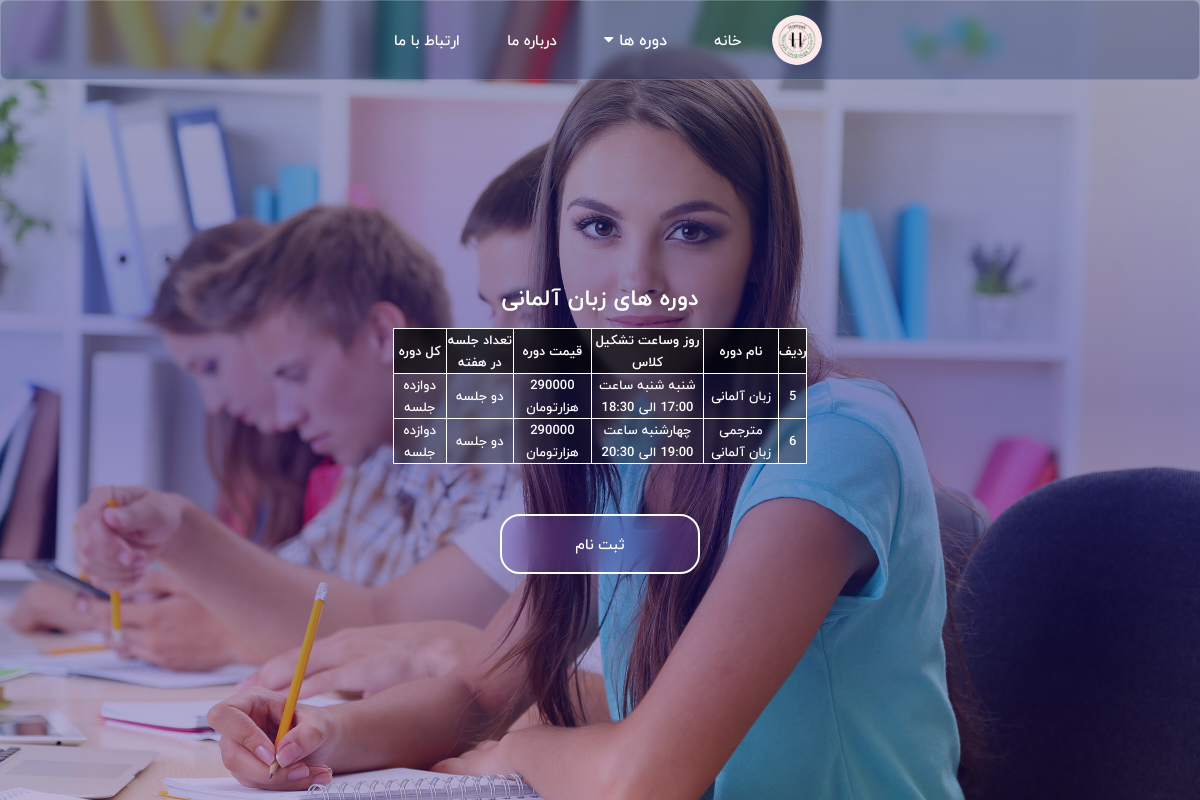
The app's page /Germany.php with its own data.
### tables this page shows
CREATE TABLE `courses` (
  `id_Crs` int(11) NOT NULL COMMENT ' ',
  `Course_Name` text NOT NULL COMMENT 'نام دوره',
  `Day_of_Hold` text NOT NULL COMMENT 'روز و تشکیل کلاس',
  `Cost` text NOT NULL COMMENT 'هزینه دوره',
  `Count_of_Week` text NOT NULL COMMENT 'تعداد جلسات در هفته',
  `Course_of_Length` text NOT NULL COMMENT 'طول دوره'
);

### Germany.php (the view, shortened to what this page needs)
<!DOCTYPE html>
<html lang="en">
<head>
</head>
<body>
    <?php include 'NavBar.php' ?>
    <section class="hero">
        <div class="hero-inner">
            <h1>دوره های زبان آلمانی</h1>
            <div class="container-bcontent">
                <table class="table table-dark table-striped">
                    <thead>
                        <tr>
                            <th>ردیف</th>
                            <th>نام دوره</th>
                            <th>روز وساعت تشکیل کلاس</th>
                            <th>قیمت دوره</th>
                            <th>تعداد جلسه در هفته</th>
                            <th>کل دوره</th>
                        </tr>
                    </thead>
                    <tbody>
                        <?php
                        require("Server.php");
                        $query = "SELECT * FROM courses WHERE Course_NAME LIKE N'%آلمانی%'";
                        $result = mysqli_query($con, $query) or die(mysqli_error($con));
                        while ($row = mysqli_fetch_array($result, MYSQLI_ASSOC)) {
                        ?>
                            <tr class="table-dark">
                                <td><?php echo $row['id_Crs']; ?></td>
                                <td><?php echo $row['Course_Name']; ?></td>
                                <td><?php echo $row['Day_of_Hold']; ?></td>
                                <td><?php echo $row['Cost']; ?></td>
                                <td><?php echo $row['Count_of_Week']; ?></td>
                                <td><?php echo $row['Course_of_Length']; ?></td>
                            </tr>
                        <?php
                        }
                        ?>
                    </tbody>
                </table>
            </div>
            <a href="UserPanel.php" style="text-decoration: none;color:white;"><button class="btn">ثبت نام</button> </a>
        </div>
    </section>
</body>
</html>

### style.css (style rules this page uses)
* { box-sizing: border-box; font-family:'IranYekan'; font-size: 15px; -webkit-font-smoothing: antialiased; -moz-osx-font-smoothing: grayscale; padding: 0; margin: 0; }
:root { --primaryColor: #6d28d9; --secondaryColor: #ede9fe; --mainWhite: #fff; --mainBlack: #222; --mainGrey: #7c7c7c; --mainSpacing: 0.1rem; --mainTransition: all 0.3s linear; --mainRed: #db2777; --bodyColor: #f6f6f6; }
html, body { box-sizing: border-box; outline-style: none; overflow-x: hidden; background-image: linear-gradient( rgba(0, 0, 125, 0.5), rgba(14, 12, 125, 0.5), rgba(0, 0, 0, 0.3) ), url("assets/images/banner.jpg"); background-size: cover; background-position: center center; background-repeat: no-repeat; background-attachment: fixed; font-family: "IranYekan", sans-serif; }
.hero { width: 100vw; height: 100vh; display: flex; justify-content: center; align-items: center; text-align: center; color: white; background-image: linear-gradient( rgba(42, 45, 110, 0.4), rgba(11, 8, 120, 0.5), rgba(45, 12, 111, 0.3) ), url("assets/images/banner.jpg"); background-size: cover; background-position: center center; background-repeat: no-repeat; background-attachment: fixed; }
.hero h1 { font-size: 1.5em; margin-top: 3.5rem; margin-bottom: 0.5em; }
.hero .btn { display: block; width: 200px; padding: 1em; margin-top: 50px; margin-left: auto; margin-right: auto; color: white; text-decoration: none; font-size: 1rem; border: 2px solid white; border-radius: 20px; background-color: rgba(147, 112, 219, 0.2); }
.btn { box-shadow: 0 20px 120px rgba(1, 13, 125, 0.125); backdrop-filter: blur(15px) saturate(120%); -webkit-backdrop-filter: blur(16px) saturate(120%); background-color: rgba(12, 21, 198, 0.125); border: 1px solid rgba(1, 130, 225, 0.3); padding: 0.5rem; border-radius: 7px; color: var(--mainWhite); font-size: 14px; margin-top: 0.5rem; width: 80px; cursor: pointer; transition: 1s ease-in-out; }
table { width: 65%; z-index: 1; border-collapse: collapse; color: black; margin: 0 auto; padding: 1rem; border: 1px solid white; backdrop-filter: blur(3px) saturate(70%); -webkit-backdrop-filter: blur(5px) saturate(1%); background-color: rgba(17, 25, 40, 0.3); font-size: 13px; }
table, th, td, tr, thead { border: 1px solid white; font-size: 13px; color: white; }
th { background-color: rgba(0, 0, 0, 0.6); }
td { padding: 0 0.2rem; }

### records on screen
courses: id_Crs "5", Course_Name "زبان آلمانی", Day_of_Hold "شنبه شنبه ساعت 17:00 الی 18:30", Cost "290000 هزارتومان", Count_of_Week "دو جلسه", Course_of_Length "دوازده جلسه"
courses: id_Crs "6", Course_Name "مترجمی زبان آلمانی", Day_of_Hold "چهارشنبه ساعت 19:00 الی 20:30", Cost "290000 هزارتومان", Count_of_Week "دو جلسه", Course_of_Length "دوازده جلسه"
